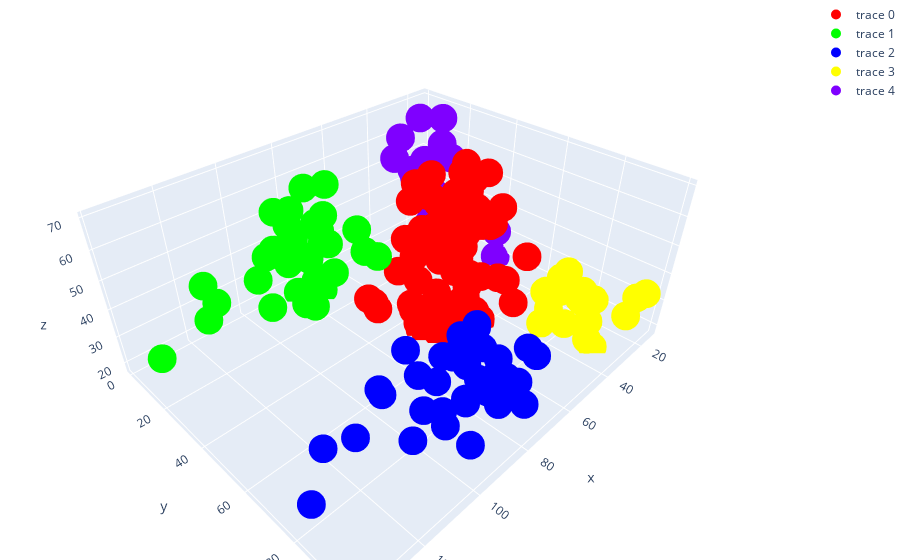

The notebook cell saved with this chart:
### Markdown cell above
I visualize the dataset that I applied the model with the 3D plotly.

### Code cell
trace0= go.Scatter3d(
        x=hc_data0.Annual_Income,
        y=hc_data0.Spending_Score,
        z=hc_data0.Age,
        mode="markers",
        marker=dict(
                    size=10,
                    color="rgb(255,0,0)",                                   # set color to an array/list of desired values  
        )
)
trace1= go.Scatter3d(
        x=hc_data1.Annual_Income,
        y=hc_data1.Spending_Score,
        z=hc_data1.Age,
        mode="markers",
        marker=dict(
                    size=10,
                    color="rgb(0,255,0)",                                   # set color to an array/list of desired values  
        )
)
trace2= go.Scatter3d(
        x=hc_data2.Annual_Income,
        y=hc_data2.Spending_Score,
        z=hc_data2.Age,
        mode="markers",
        marker=dict(
                    size=10,
                    color="rgb(0,0,255)",                                   # set color to an array/list of desired values  
        )
)
trace3= go.Scatter3d(
        x=hc_data3.Annual_Income,
        y=hc_data3.Spending_Score,
        z=hc_data3.Age,
        mode="markers",
        marker=dict(
                    size=10,
                    color="rgb(255,255,0)",                                   # set color to an array/list of desired values  
        )
)
trace4= go.Scatter3d(
        x=hc_data4.Annual_Income,
        y=hc_data4.Spending_Score,
        z=hc_data4.Age,
        mode="markers",
        marker=dict(
                    size=10,
                    color="rgb(127,0,255)",                                   # set color to an array/list of desired values  
        )
)

data_plot_hc=[trace0,trace1,trace2,trace3,trace4]

layout = go.Layout(
    margin=dict(l=0, r=0, b=0, t=0))

fig=go.Figure(data = data_plot_hc, layout = layout)
iplot(fig)
print("x : Annual_Income")
print("y : Spending_Score")
print("z : Age")

### Figure 1 — Plotly figure (JSON) as saved in the notebook; plotly's stock layout.template omitted (floating-point values rounded to 4 significant figures)
{"data": [{"marker": {"color": "rgb(255,0,0)", "size": 10}, "mode": "markers", "type": "scatter3d", "x": [28, 39, 39, 40, 40, 40, 40, 42, 42, 43, 43, 43, 43, 44, 44, 46, 46, 46, 46, 47, 47, 48, 48, 48, 48, 48, 48, 49, 49, 50, 50, 54, 54, 54, 54, 54, 54, 54, 54, 54, 54, 54, 54, 57, 57, 58, 58, 59, 59, 60, 60, 60, 60, 60, 60, 61, 61, 62, 62, 62, 62, 62, 62, 63, 63, 63, 63, 63, 63, 64, 64, 65, 65, 65, 65, 67, 67, 67, 67, 69, 70, 72, 76], "y": [61, 61, 65, 55, 47, 42, 42, 52, 60, 54, 60, 45, 41, 50, 46, 51, 46, 56, 55, 52, 59, 51, 59, 50, 48, 59, 47, 55, 42, 49, 56, 47, 54, 53, 48, 52, 42, 51, 55, 41, 44, 57, 46, 58, 55, 60, 46, 55, 41, 49, 40, 42, 52, 47, 50, 42, 49, 41, 48, 59, 55, 56, 42, 50, 46, 43, 48, 52, 54, 42, 46, 48, 50, 43, 59, 43, 57, 56, 40, 58, 29, 34, 40], "z": [35, 31, 24, 50, 27, 29, 31, 49, 33, 31, 59, 50, 47, 51, 69, 27, 53, 70, 19, 67, 54, 63, 18, 43, 68, 19, 32, 70, 47, 60, 60, 59, 26, 45, 40, 23, 49, 57, 38, 67, 46, 21, 48, 55, 22, 34, 50, 68, 18, 48, 40, 32, 24, 47, 27, 48, 20, 23, 49, 67, 26, 49, 21, 66, 54, 68, 66, 65, 19, 38, 19, 18, 19, 63, 49, 51, 50, 27, 38, 40, 23, 25, 28]}, {"marker": {"color": "rgb(0,255,0)", "size": 10}, "mode": "markers", "type": "scatter3d", "x": [71, 71, 71, 73, 73, 74, 75, 77, 77, 78, 78, 78, 78, 78, 78, 79, 81, 85, 86, 87, 87, 87, 88, 88, 93, 97, 98, 99, 101, 103, 103, 113, 120, 126, 137], "y": [35, 11, 9, 5, 7, 10, 5, 12, 36, 22, 17, 20, 16, 1, 1, 35, 5, 26, 20, 27, 13, 10, 13, 15, 14, 32, 15, 39, 24, 17, 23, 8, 16, 28, 18], "z": [43, 59, 47, 20, 44, 19, 57, 25, 48, 34, 43, 44, 47, 37, 34, 56, 19, 50, 42, 36, 40, 36, 52, 58, 59, 37, 46, 41, 54, 41, 34, 33, 47, 45, 32]}, {"marker": {"color": "rgb(0,0,255)", "size": 10}, "mode": "markers", "type": "scatter3d", "x": [69, 70, 71, 71, 71, 72, 73, 73, 74, 75, 76, 77, 77, 78, 78, 78, 78, 78, 78, 79, 81, 85, 86, 87, 87, 87, 88, 88, 93, 97, 98, 99, 101, 103, 103, 113, 120, 126, 137], "y": [91, 77, 95, 75, 75, 71, 88, 73, 72, 93, 87, 97, 74, 90, 88, 76, 89, 78, 73, 83, 93, 75, 95, 63, 75, 92, 86, 69, 90, 86, 88, 97, 68, 85, 69, 91, 79, 74, 83], "z": [39, 31, 40, 38, 39, 31, 29, 32, 35, 32, 32, 28, 32, 34, 39, 38, 27, 30, 30, 29, 31, 36, 33, 32, 28, 36, 30, 27, 35, 32, 29, 30, 28, 36, 32, 38, 35, 32, 30]}, {"marker": {"color": "rgb(255,255,0)", "size": 10}, "mode": "markers", "type": "scatter3d", "x": [15, 16, 17, 18, 19, 19, 20, 20, 21, 23, 24, 25, 28, 29, 30, 33, 33, 34, 37, 38], "y": [81, 77, 76, 94, 72, 99, 77, 79, 66, 98, 73, 73, 82, 87, 73, 92, 81, 73, 75, 92], "z": [21, 23, 22, 23, 30, 35, 24, 22, 20, 35, 25, 31, 29, 23, 21, 18, 21, 30, 20, 24]}, {"marker": {"color": "rgb(127,0,255)", "size": 10}, "mode": "markers", "type": "scatter3d", "x": [15, 16, 17, 18, 19, 19, 20, 20, 21, 23, 24, 25, 28, 28, 29, 30, 33, 33, 34, 37, 38, 39, 39], "y": [39, 6, 40, 6, 3, 14, 15, 13, 35, 29, 35, 5, 14, 32, 31, 4, 4, 14, 17, 26, 35, 36, 28], "z": [19, 20, 31, 35, 64, 67, 58, 37, 35, 52, 35, 46, 54, 45, 40, 60, 53, 49, 42, 36, 65, 48, 49]}], "layout": {"margin": {"b": 0, "l": 0, "r": 0, "t": 0}}}
